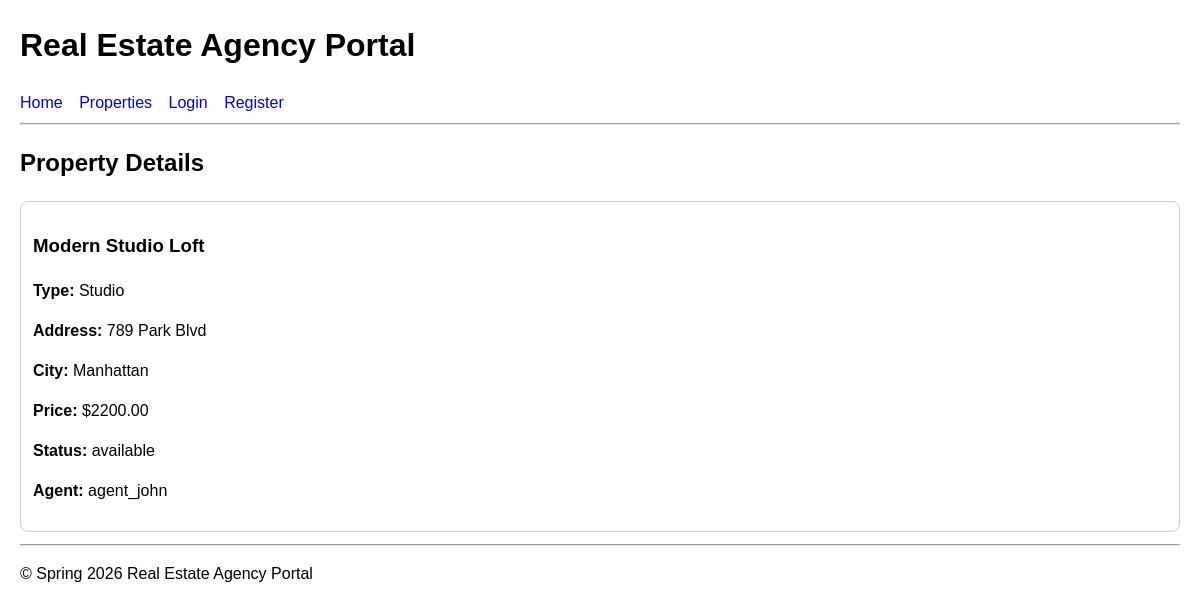
The app's page /property_details.php?id=3 with its own data.
### tables this page shows
CREATE TABLE Properties (
    propertyId INT NOT NULL AUTO_INCREMENT,
    title VARCHAR(100) NOT NULL,
    propertyType VARCHAR(50) NOT NULL,
    address VARCHAR(200) NOT NULL,
    city VARCHAR(100) NOT NULL,
    price DECIMAL(12,2) NOT NULL,
    status ENUM('available', 'sold', 'rented') NOT NULL DEFAULT 'available',
    agentId INT NOT NULL,
    PRIMARY KEY (propertyId),
    FOREIGN KEY (agentId) REFERENCES Users(userId)
);

CREATE TABLE Users (
    userId INT NOT NULL AUTO_INCREMENT,
    userName VARCHAR(50) NOT NULL UNIQUE,
    contactInfo VARCHAR(200),
    passwordHash VARCHAR(255) NOT NULL,
    userType ENUM('agent', 'buyer', 'renter') NOT NULL,
    PRIMARY KEY (userId)
);

### RealEstateDatabase.php (called while the page is built, shortened)
<?php
require_once __DIR__ . '/Database.php';
class RealEstateDatabase {
    private PDO $conn;
    public function __construct() {
        $database = new Database();
        $this->conn = $database->connect();
    }
    public function getPropertyById(int $propertyId) {
        $sql = "SELECT p.*, u.userName AS agentName
                FROM Properties p
                JOIN Users u ON p.agentId = u.userId
                WHERE p.propertyId = :propertyId";
        $stmt = $this->conn->prepare($sql);
        $stmt->execute([':propertyId' => $propertyId]);
        return $stmt->fetch();
    }
}
?>

### Database.php (called while the page is built, shortened)
<?php
class Database {
    private ?PDO $conn = null;
    public function connect(): PDO {
        if ($this->conn === null) {
            try {
                $dsn = "mysql:host=" . DB_HOST . ";dbname=" . DB_NAME . ";charset=utf8mb4";
                $this->conn = new PDO($dsn, DB_USER, DB_PASS, [
                    PDO::ATTR_ERRMODE => PDO::ERRMODE_EXCEPTION,
                    PDO::ATTR_DEFAULT_FETCH_MODE => PDO::FETCH_ASSOC
                ]);
            } catch (PDOException $e) {
                die("Database connection failed: " . $e->getMessage());
            }
        }
        return $this->conn;
    }
}
?>

### property_details.php (the view, shortened to what this page needs)
<?php
require_once 'classes/RealEstateDatabase.php';
$db = new RealEstateDatabase();
$propertyId = isset($_GET['id']) ? (int)$_GET['id'] : 0;
$property = $db->getPropertyById($propertyId);
?>
<?php include 'includes/header.php'; ?>
<h2>Property Details</h2>
<?php if (!$property): ?>
    <p class="error">Property not found.</p>
<?php else: ?>
    <div class="card">
        <h3><?= htmlspecialchars($property['title']) ?></h3>
        <p><strong>Type:</strong> <?= htmlspecialchars($property['propertyType']) ?></p>
        <p><strong>Address:</strong> <?= htmlspecialchars($property['address']) ?></p>
        <p><strong>City:</strong> <?= htmlspecialchars($property['city']) ?></p>
        <p><strong>Price:</strong> $<?= htmlspecialchars($property['price']) ?></p>
        <p><strong>Status:</strong> <?= htmlspecialchars($property['status']) ?></p>
        <p><strong>Agent:</strong> <?= htmlspecialchars($property['agentName']) ?></p>
    </div>
<?php endif; ?>
<?php include 'includes/footer.php'; ?>

### style.css (style rules this page uses)
body { font-family: Arial, sans-serif; margin: 20px; line-height: 1.5; }
.card { border: 1px solid #ccc; padding: 12px; margin-bottom: 12px; border-radius: 8px; }

### records on screen
properties: title "Modern Studio Loft", propertyType "Studio", address "789 Park Blvd", city "Manhattan", price "2200.00", status "available", agentId.userName "agent_john"
